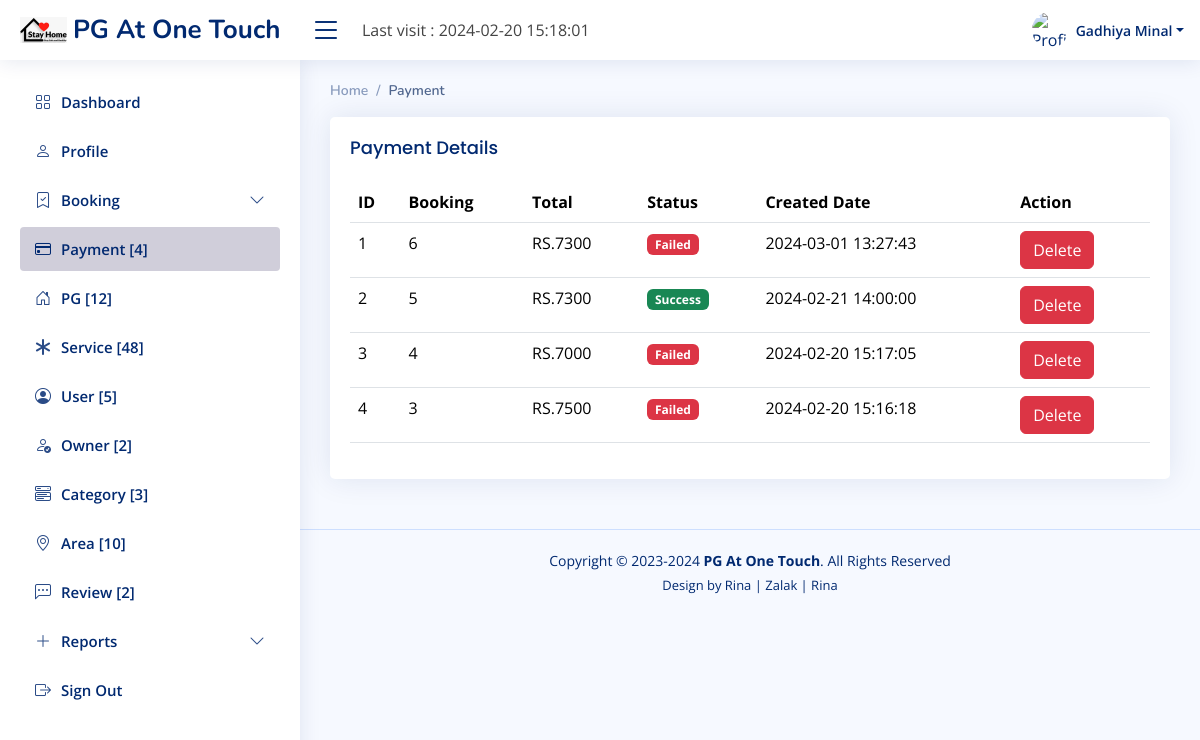
The page /Owner/index.php?file=payment (signed in) on the database its author committed.
### tables this page shows
CREATE TABLE IF NOT EXISTS `payment_tb` (
  `p_id` int(11) NOT NULL AUTO_INCREMENT,
  `b_id` int(11) NOT NULL,
  `p_amount` int(11) NOT NULL,
  `p_status` enum('Success','Failed') NOT NULL,
  `p_cdate` datetime NOT NULL,
  PRIMARY KEY (`p_id`)
);

CREATE TABLE IF NOT EXISTS `booking_tb` (
  `b_id` int(11) NOT NULL AUTO_INCREMENT,
  `pg_id` int(11) NOT NULL,
  `o_id` int(11) NOT NULL,
  `u_id` int(11) NOT NULL,
  `b_pgrent` int(11) NOT NULL,
  `b_servicename` varchar(255) DEFAULT NULL,
  `b_serviceprice` int(11) NOT NULL,
  `b_total` int(11) NOT NULL,
  `b_status` enum('Pending','Confirm','Cancel') NOT NULL,
  `b_cdate` datetime NOT NULL,
  `b_udate` datetime NOT NULL,
  PRIMARY KEY (`b_id`)
);

### Owner/middle/payment.php (the view, shortened to what this page needs)
<?php
$id = $_SESSION['ownerid'];
?>
<section class="section">
      <div class="row">
        <div class="col-lg-12">
          <div class="card">
            <div class="card-body" style="overflow-x:auto;">
              <h5 class="card-title">Payment Details</h5>
              <table class="table datatable">
                <thead>
                  <tr>
                    <th scope="col">ID</th>
				    <th scope="col">Booking</th>
					<th scope="col">Total</th>
                    <th scope="col">Status</th>
                    <th scope="col">Created Date</th>
					<th scope="col">Action</th>
                  </tr>
                </thead>
                <tbody>
                  <?php
				$j = 1;
					$sel = "select * from payment_tb ,booking_tb where payment_tb.b_id=booking_tb.b_id and booking_tb.o_id = '$id' order by payment_tb.p_id DESC";
					$selr = $con->query($sel);
					foreach($selr as $selv){
				?>
                  <tr>
                    <td><?php echo $j++; ?></td>
                    <td><?php echo $selv['b_id']; ?></td>
					<td>RS.<?php echo $selv['p_amount']; ?></td>
                    <td>
					<?php if($selv['p_status'] == 'Success'){ ?>
					<a href="index.php?file=payment&pid=<?php echo $selv['p_id']; ?>&pstatus=<?php echo $selv['p_status']; ?>" >
				<span class="badge bg-success"><?php echo $selv['p_status']; ?></span></a>
				<?php } else { ?>
				<a href="index.php?file=payment&pid=<?php echo $selv['p_id']; ?>&pstatus=<?php echo $selv['p_status']; ?>" >
				<span class="badge bg-danger"><?php echo $selv['p_status']; ?></span></a>
				<?php } ?></td>
                    <td><?php echo $selv['p_cdate']; ?></td>
                 <td>
				<a href="index.php?file=payment&delid=<?php echo $selv['p_id']; ?>" onclick="return confirm('Are you sure want to Delete.?')" >
				<button type="button" class="btn btn-danger">Delete</button>
				</a></td>
                  </tr>
					<?php } ?>
                </tbody>
              </table>
            </div>
          </div>
        </div>
      </div>
    </section>

### Owner/assets/css/style.css (style rules this page uses)
:root { scroll-behavior: smooth; }
body { font-family: "Open Sans", sans-serif; background: #f6f9ff; color: #444444; }
a { color: #4154f1; text-decoration: none; }
h1, h2, h3, h4, h5, h6 { font-family: "Nunito", sans-serif; }
.card { margin-bottom: 30px; border: none; border-radius: 5px; box-shadow: 0px 0 30px rgba(1, 41, 112, 0.1); }
.card-title { padding: 20px 0 15px 0; font-size: 18px; font-weight: 500; color: #012970; font-family: "Poppins", sans-serif; }
.card-body { padding: 0 20px 20px 20px; }

### rows shown on the page
payment_tb: b.b_id "6", p_amount "7300", p_status "Failed", p_cdate "2024-03-01 13:27:43"
payment_tb: b.b_id "5", p_amount "7300", p_status "Success", p_cdate "2024-02-21 14:00:00"
payment_tb: b.b_id "4", p_amount "7000", p_status "Failed", p_cdate "2024-02-20 15:17:05"
payment_tb: b.b_id "3", p_amount "7500", p_status "Failed", p_cdate "2024-02-20 15:16:18"

### other values the page prints
$_SESSION['time'] "2024-02-20 15:18:01"
$_SESSION['ownername'] "Gadhiya Minal"
$pcountrv['PAYMENT'] "4"
$pgcountrv['PG'] "12"
$srcountrv['SERVICE'] "48"
$ucountrv['USER'] "5"
$ocountrv['OWNER'] "2"
$catcountrv['CATEGORY'] "3"
$arcountrv['AREA'] "10"
$fcountreview['REVIEW'] "2"
$filename "Payment"
